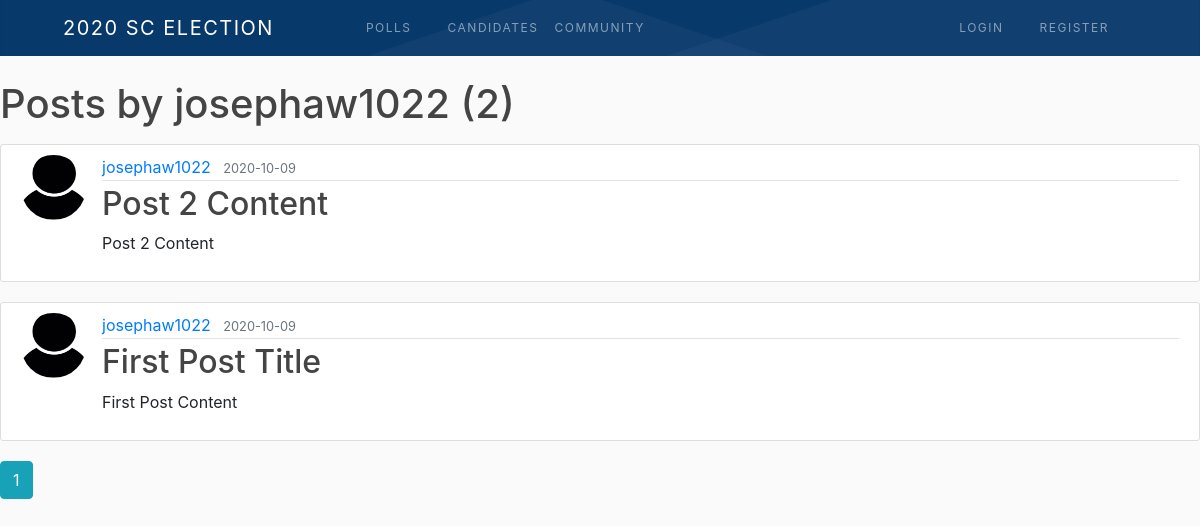
The app's page /user/josephaw1022 with its own data.
### election/models.py (models this page shows, shortened)
class User(db.Model, UserMixin):
    id = db.Column(db.Integer , primary_key=True)
    username = db.Column(db.String(20), unique=True , nullable = False)
    email = db.Column(db.String(120), unique=True , nullable = False)
    image_file = db.Column(db.String(20), nullable = False, default='default.jpg')
    password = db.Column(db.String(60) , nullable = False)
    posts = db.relationship('Post' , backref='author' , lazy =True)

class Post(db.Model):
    id = db.Column(db.Integer , primary_key=True)
    title = db.Column(db.String(100), nullable=False)
    date_posted = db.Column(db.DateTime, nullable=False, default=datetime.utcnow)
    content = db.Column(db.Text , nullable=False)
    user_id = db.Column(db.Integer, db.ForeignKey('user.id'), nullable=False)

### election/users/routes.py (the view)
@users.route("/user/<string:username>")
def user_posts(username):
    page = request.args.get('page', 1, type=int)
    user = User.query.filter_by(username=username).first_or_404()
    posts = Post.query.filter_by(author=user)\
        .order_by(Post.date_posted.desc())\
        .paginate(page=page, per_page=5)
    return render_template('user_posts.html', posts=posts, user=user)

### election/templates/user_posts.html
{% extends "layout.html" %}
{% block content %}
{%if current_user.username == user.username%}
  <h1 class="mb-3" align="center"> Your Posts - {{posts.total}} total </h1>
{%else%}
    <h1 class="mb-3"> Posts by {{user.username}} ({{posts.total}}) </h1>
{%endif%}
    {% for post in posts.items %}
            <article class="media content-section">
            <img class="rounded-circle article-img" src="{{url_for('static', filename='profile_pics/' + post.author.image_file) }}">
        <div class="media-body">
        <div class="article-metadata">
          <a class="mr-2" href="{{url_for('users.user_posts',username=post.author.username)}}"> {{ post.author.username }}</a>
          <small class="text-muted">{{ post.date_posted.strftime('%Y-%m-%d')}}</small>
        </div>
        <h2><a class="article-title" href="{{ url_for('posts.post', post_id=post.id)}}">{{ post.title }}</a></h2>
        <p class="article-content">{{ post.content }}</p>
        </div>
        </article>
    {% endfor %}
    {% for page_num in posts.iter_pages(left_edge=1, right_edge=1, left_current=1, right_current=2) %}
        {% if page_num %}
            {%if posts.page==page_num %}
                <a class = "btn btn-info mb-4" href="{{ url_for('users.user_posts',username=user.username, page=page_num)}}"> {{page_num}} </a>
            {%else %}
                <a class = "btn btn-outline-info mb-4" href="{{ url_for('users.user_posts',username=user.username,page=page_num)}}"> {{page_num}} </a>
            {%endif%}
        {% else %}
            ...
        {%endif%}
    {%endfor%}
{% endblock %}

### election/static/main.css (style rules this page uses)
body { background: #fafafa; margin-top: 5rem; font: Lato, sans-serif; }
h1, h2, h3, h4, h5, h6 { color: #444444; }
.content-section { background: #ffffff; padding: 10px 20px; border: 1px solid #dddddd; border-radius: 3px; margin-bottom: 20px; }
.article-title { color: #444444; }
.article-content { white-space: pre-line; }
.article-img { height: 65px; width: 65px; margin-right: 16px; }
.article-metadata { padding-bottom: 1px; margin-bottom: 4px; border-bottom: 1px solid #e3e3e3 }

### records on screen
User: username "josephaw1022"
Post: image_file (placeholder picture), author.username "josephaw1022", date_posted "2020-10-09", title "Post 2 Content", content "Post 2 Content"
Post: image_file (placeholder picture), author.username "josephaw1022", date_posted "2020-10-09", title "First Post Title", content "First Post Content"

### other values on screen
{{ posts.total }} "2"
{{ page_num }} "1"
